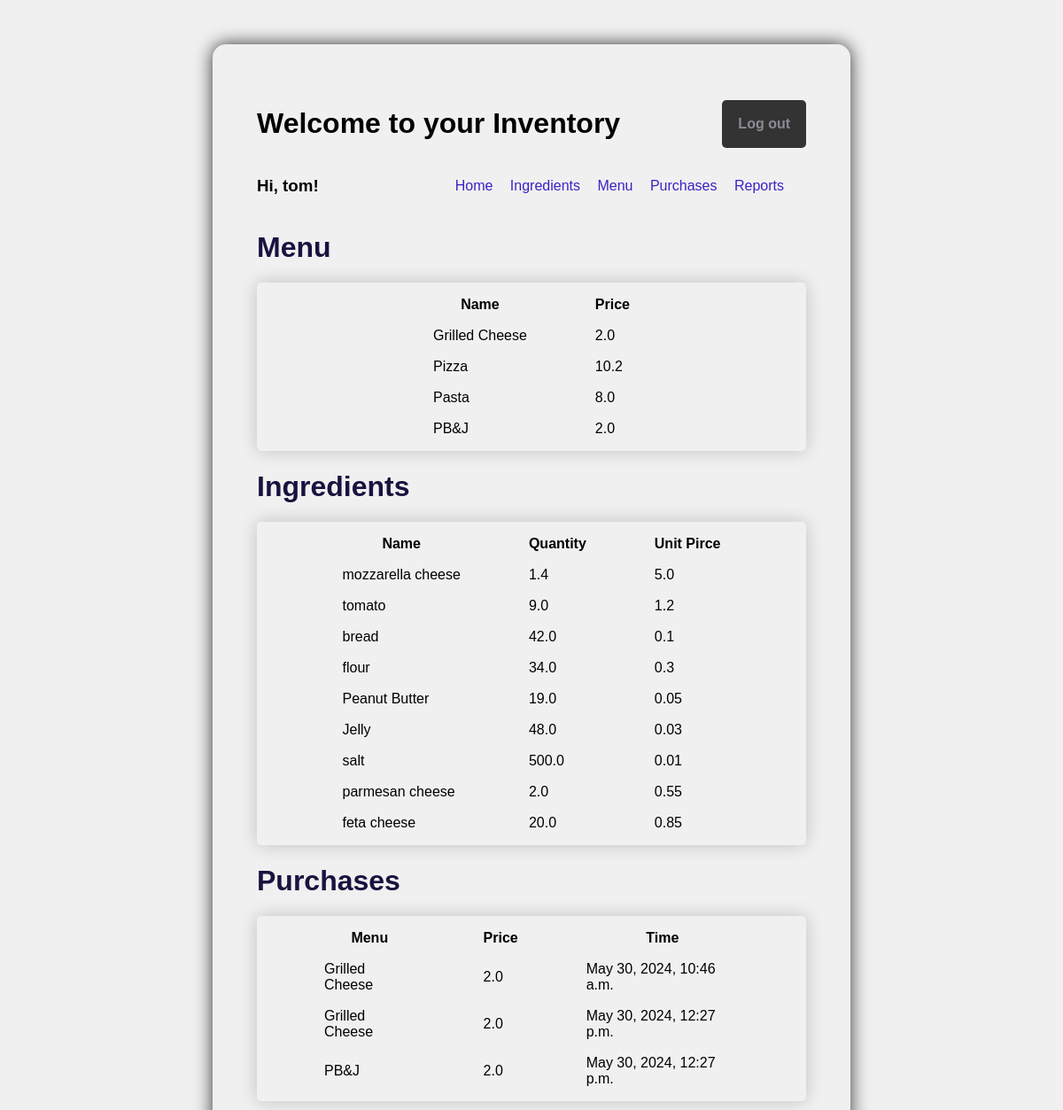
The page / (signed in) on the database its author committed.
### inventory_app/models.py (models this page shows, shortened)
class MenuItem(models.Model):
    title = models.CharField(max_length=100, default="", unique=True)
    price = models.FloatField(default=0.00)

class Ingredient(models.Model):
    name = models.CharField(max_length=100, default="", unique=True)
    quantity = models.FloatField(default=0)
    unit = models.CharField(max_length=100, default="")
    unit_price = models.FloatField(default=0)

class Purchases(models.Model):
    menu_item = models.ForeignKey(MenuItem, on_delete=models.CASCADE, default=None)
    time_stamp  = models.DateTimeField(auto_now_add=True)

### inventory_app/views.py (the view)
# urls.py: 2. Add a URL to urlpatterns:  path('', Home.as_view(), name='home')
class Home(LoginRequiredMixin, TemplateView):
  template_name = 'home.html'
  def get_context_data(self, **kwargs):
    context = super().get_context_data(**kwargs)
    context['menuItems'] = MenuItem.objects.all()
    context['ingredients'] = Ingredient.objects.all()
    context['purchases'] = Purchases.objects.all()
    return context

### inventory_app/templates/home.html
{% extends "./base.html" %}
{% load static %}
{% block content %}
<div class="flex-container">
    <div class="div_array">
        <h1 class="title">Menu</h1>
        <table>
            <tr class="sub_title">
                <th>Name</th>
                <th>Price</th>
            </tr>
            {% for item in menuItems %}
                <tr>
                    <td>{{ item.title }}</td>
                    <td>{{ item.price }}</td>
                </tr>
            {% endfor %}
        </table>
    </div>
    <div>
        <h1 class="title">Ingredients</h1>
        <table>
            <tr class="sub_title">
                <th>Name</th>
                <th>Quantity</th>
                <th>Unit Pirce</th>
            </tr>
            {% for ingredient in ingredients %}
            <tr>
                <td>{{ ingredient.name }}</td>
                <td>{{ ingredient.quantity }}</td>
                <td>{{ ingredient.unit_price }}</td>
            </tr>
            {% endfor %}
        </table>
    </div>
    <div>
        <h1 class="title">Purchases</h1>
        <table>
            <tr class="sub_title">
                <th>Menu</th>
                <th>Price</th>
                <th>Time</th>
            </tr>
            {% for purchase in purchases %}
            <tr>
                <td>{{ purchase.menu_item.title }}</td>
                <td>{{ purchase.menu_item.price }}</td>
                <td>{{ purchase.time_stamp }}</td>
            </tr>
            {% endfor %}
        </table>
    </div>
</div>
{% endblock %}

### inventory_app/templates/base.html (shortened to what this page needs)
{% load static %}
<!DOCTYPE html>
<html lang="en">
<head>
   <link rel="stylesheet" type="text/css" href="{% static 'inventory_app/style.css' %}">
</head>
<body>
  <div class="header-first-row">
    <h1>Welcome to your Inventory</h1>
    {% if user.is_authenticated %}
    <a class="logout" href="/logout">Log out</a>
    {% endif %}
  </div>
  <div class="header-second-row">
    {% if user.is_authenticated %}
    <h3>Hi, {{ user.username }}!</h3>
    <nav class="navbar">
      {% url 'home' as home_url %}
      {% url 'ingredients' as ingredients_url %}
      {% url 'menu' as menu_url %}
      {% url 'purchases' as purchases_url %}
      {% url 'reports' as reports_url %}
      <a class="nav-item{% if request.path == home_url %} current-page{% endif %}" href="{% url 'inventory_app:home' %}">Home</a>
      <a class="nav-item{% if request.path == ingredients_url %} current-page{% endif %}" href="{% url 'inventory_app:ingredient' %}">Ingredients</a>
      <a class="nav-item{% if request.path == menu_url %} current-page{% endif %}" href="{% url 'inventory_app:menu' %}">Menu</a>
      <a class="nav-item{% if request.path == purchases_url %} current-page{% endif %}" href="{% url 'inventory_app:purchases' %}">Purchases</a>
      <a class="nav-item{% if request.path == reports_url %} current-page{% endif %}" href="{% url 'inventory_app:sales' %}">Reports</a>
    </nav>
    {% endif %}
  </div>
  <main>
    {% block content %}
    {% endblock %}
  </main>
</body>
</html>

### inventory_app/static/inventory_app/style.css (style rules this page uses)
body { font-family: Arial, Helvetica, sans-serif; background-color: #f0f0f0; display: flex; flex-direction: column; box-sizing: border-box; box-shadow: 0 0 20px rgba(0, 0, 0, 0.8); padding: 50px; margin: 50px 20%; border-radius: 15px; }
main { display: flex; flex-direction: column; align-items: flex-start; }
.header-first-row { display: flex; justify-content: space-between; align-items: center; }
.logout { display: flex; justify-content: space-between; align-items: center; background-color: #333; padding: 18px; border-radius: 5px; color: #8c8a96; font-weight: bold; text-decoration: none; }
.header-second-row { display: flex; justify-content: space-between; align-items: center; }
.navbar { color: #fff; padding: 10px; border-radius: 5px; }
a { text-decoration: none; color: #3e20c5; }
.navbar a { padding: 8px 0; margin-right: 15px; }
.flex-container { width: 100%; display: flex; flex-direction: column; justify-content: space-around; }
.title { font-size: 2em; color: #1b123f; align-self: flex-start; }
table { display: flex; align-items: center; justify-content: center; border-collapse: separate; border-spacing: 75px 15px; border-radius: 5px; box-shadow: 0 0 20px rgba(0, 0, 0, 0.2); }

### rows shown on the page
MenuItem: title "Grilled Cheese", price "2.0"
MenuItem: title "Pizza", price "10.2"
MenuItem: title "Pasta", price "8.0"
MenuItem: title "PB&J", price "2.0"
Ingredient: name "mozzarella cheese", quantity "1.4", unit_price "5.0"
Ingredient: name "tomato", quantity "9.0", unit_price "1.2"
Ingredient: name "bread", quantity "42.0", unit_price "0.1"
Ingredient: name "flour", quantity "34.0", unit_price "0.3"
Ingredient: name "Peanut Butter", quantity "19.0", unit_price "0.05"
Ingredient: name "Jelly", quantity "48.0", unit_price "0.03"
Ingredient: name "salt", quantity "500.0", unit_price "0.01"
Ingredient: name "parmesan cheese", quantity "2.0", unit_price "0.55"
Ingredient: name "feta cheese", quantity "20.0", unit_price "0.85"
Purchases: menu_item "Grilled Cheese", menu_item.price "2.0", time_stamp "May 30, 2024, 10:46 a.m."
Purchases: menu_item "Grilled Cheese", menu_item.price "2.0", time_stamp "May 30, 2024, 12:27 p.m."
Purchases: menu_item "PB&J", menu_item.price "2.0", time_stamp "May 30, 2024, 12:27 p.m."

### other values the page prints
{{ user.username }} "tom"
